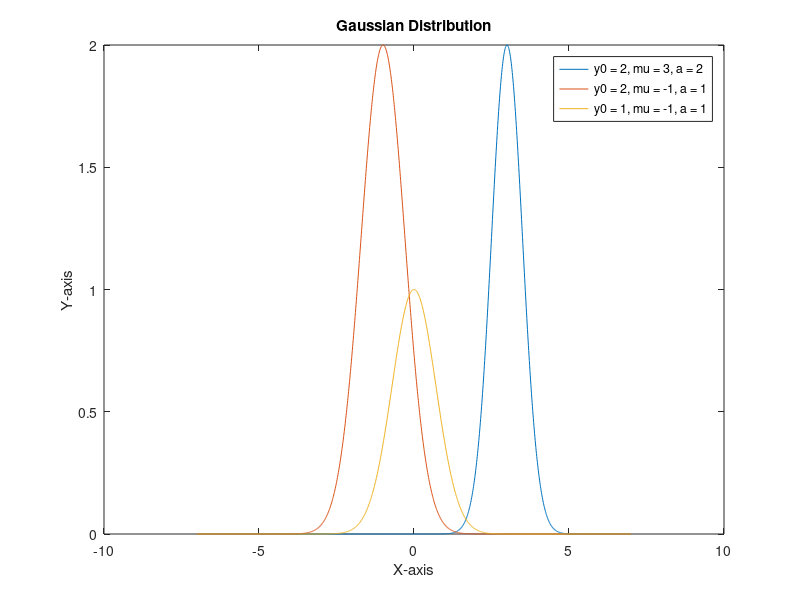
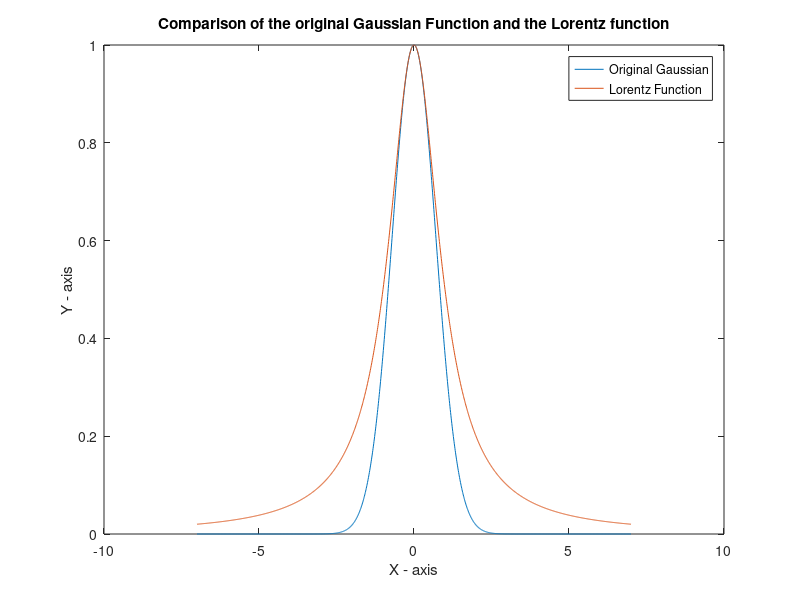
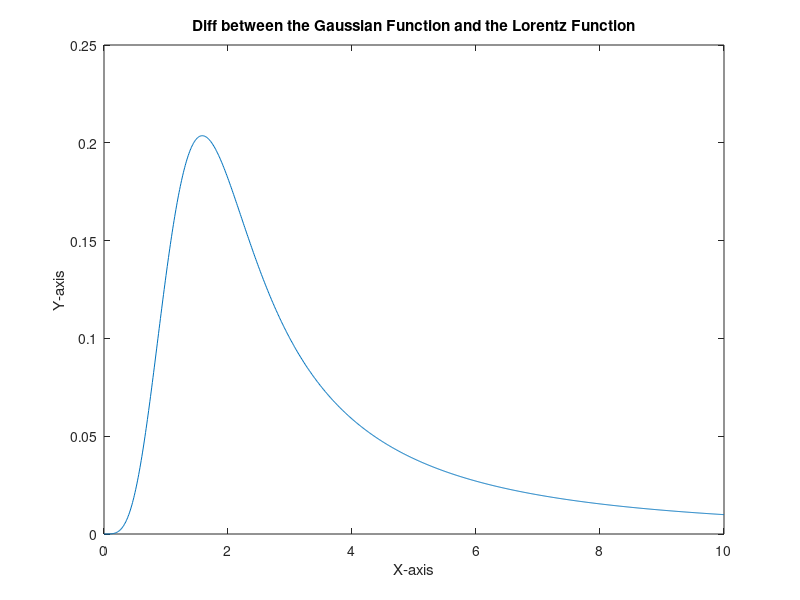

Here is the MATLAB script that generated these plots, in order:
clc;
clear all;
close all;

x = -7:0.01:7;
y0 = 2;
mu = 3;
a = 2;
y = y0*exp(-a*((x-mu).*(x-mu)));

figure(1);
plot(x, y);
hold on;
title('Gaussian Distribution');
xlabel('X-axis');
ylabel('Y-axis');

y0 = 2;
mu = -1;
a = 1;
y = y0*exp(-a*((x-mu).*(x-mu)));
plot(x, y);

y0 = 1;
mu = 0;
a = 1;
y = y0*exp(-a*((x-mu).*(x-mu)));
plot(x, y);
legend('y0 = 2, mu = 3, a = 2', 'y0 = 2, mu = -1, a = 1', 'y0 = 1, mu = -1, a = 1');

figure(2);

z = y0./(1+a*(x-mu).^2);
plot(x, y);
hold on;
plot(x, z);
title('Comparison of the original Gaussian Function and the Lorentz function');
legend('Original Gaussian', 'Lorentz Function');
xlabel('X - axis');
ylabel('Y - axis');

figure(3);
x = 0:0.01:10;
y = y0*exp(-a*((x-mu).*(x-mu)));
z = y0./(1+a*(x-mu).^2);
plot(x, z-y);
title('Diff between the Gaussian Function and the Lorentz Function');
xlabel('X-axis');
ylabel('Y-axis');
